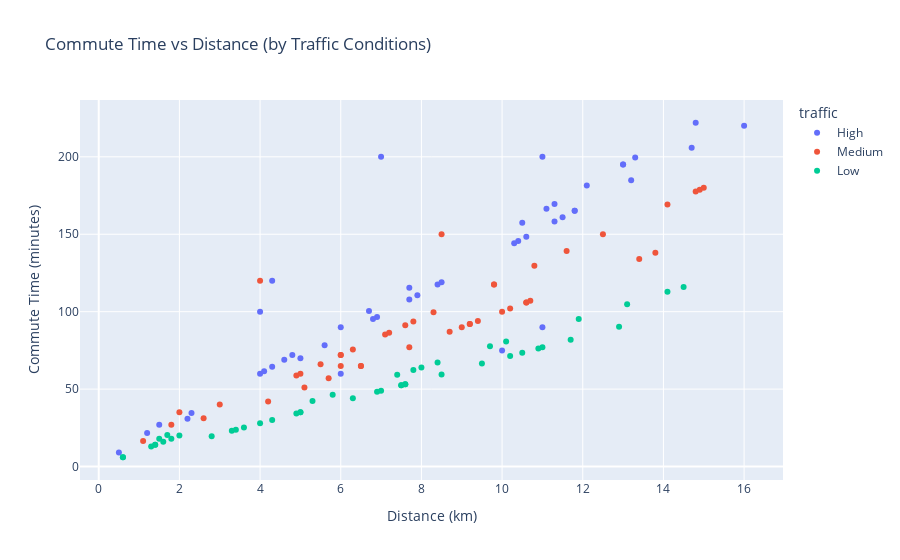

Notebook code cell kept with this figure:
### Markdown cell above
# Bivariate Analysis

### Code cell
# Commute Time vs Distance Scatter Plot
fig = px.scatter(df, x='distance_(km)', y='commute_time_(min)', color='traffic',
                 title='Commute Time vs Distance (by Traffic Conditions)',
                 labels={'distance_(km)': 'Distance (km)', 'commute_time_(min)': 'Commute Time (minutes)'},
                 hover_data=['mode_of_transportation'])
fig.show()

### Figure 1 — Plotly figure (JSON) as saved in the notebook; plotly's stock layout.template omitted (floating-point values rounded to 4 significant figures)
{"data": [{"customdata": [["bus"], ["bus"], ["car"], ["car"], ["car"], ["car"], ["bus"], ["bus"], ["car"], ["rickshaw"], ["car"], ["car"], ["rickshaw"], ["bus"], ["bus"], ["bus"], ["bus"], ["car"], ["bus"], ["bus"], ["car"], ["bus"], ["car"], ["car"], ["bus"], ["car"], ["car"], ["rickshaw"], ["car"], ["car"], ["bus"], ["bus"], ["car"], ["bus"], ["bus"], ["car"], ["bus"], ["bus"], ["bus"], ["bus"], ["bus"], ["bus"], ["car"], ["bus"], ["car"], ["bus"]], "hovertemplate": "traffic=High<br>Distance (km)=%{x}<br>Commute Time (minutes)=%{y}<br>mode_of_transportation=%{customdata[0]}<extra></extra>", "legendgroup": "High", "marker": {"color": "#636efa", "symbol": "circle"}, "mode": "markers", "name": "High", "orientation": "v", "showlegend": true, "type": "scatter", "x": [12.1, 4, 7.9, 5, 8.4, 6.9, 13, 4.8, 11.5, 1.2, 7.7, 13.2, 1.5, 2.3, 6.7, 4.3, 6.8, 11.8, 7.7, 13, 8.5, 4.6, 5.6, 14.7, 4.1, 10.4, 2.2, 0.5, 11.8, 10.6, 14.8, 11.1, 10.3, 10.5, 11.3, 11.3, 13.3, 11, 4.3, 4, 16, 6, 10, 6, 11, 7], "xaxis": "x", "y": [181.5, 60, 110.6, 70, 117.6, 96.6, 195, 72, 161, 21.6, 107.8, 184.8, 27, 34.5, 100.5, 64.5, 95.2, 165.2, 115.5, 195, 119, 69, 78.4, 205.8, 61.5, 145.6, 30.8, 9, 165.2, 148.4, 222, 166.5, 144.2, 157.5, 169.5, 158.2, 199.5, 200, 120, 100, 220, 60, 75, 90, 90, 200], "yaxis": "y"}, {"customdata": [["car"], ["bus"], ["bus"], ["car"], ["bus"], ["bus"], ["bus"], ["bus"], ["car"], ["bus"], ["bus"], ["bus"], ["rickshaw"], ["car"], ["bus"], ["bus"], ["rickshaw"], ["car"], ["bus"], ["car"], ["car"], ["bus"], ["car"], ["bus"], ["bus"], ["bus"], ["car"], ["car"], ["bus"], ["bus"], ["bus"], ["bus"], ["bus"], ["car"], ["car"], ["car"], ["bus"], ["bus"], ["bus"], ["bus"], ["bus"], ["rickshaw"], ["bus"], ["bus"], ["bus"], ["bus"]], "hovertemplate": "traffic=Medium<br>Distance (km)=%{x}<br>Commute Time (minutes)=%{y}<br>mode_of_transportation=%{customdata[0]}<extra></extra>", "legendgroup": "Medium", "marker": {"color": "#EF553B", "symbol": "circle"}, "mode": "markers", "name": "Medium", "orientation": "v", "showlegend": true, "type": "scatter", "x": [10.2, 7.8, 11.6, 9.2, 9.8, 4.9, 6.3, 2.6, 9.2, 6, 10.8, 7.6, 1.8, 10.6, 5.1, 14.9, 1.1, 6.5, 8.3, 10.6, 10, 12.5, 10.7, 14.1, 4.2, 6, 5.7, 9.4, 9.8, 5.5, 7.2, 7.7, 13.8, 6.5, 8.7, 13.4, 7.1, 14.8, 4, 6, 9, 2, 5, 3, 15, 8.5], "xaxis": "x", "y": [102, 93.6, 139.2, 92, 117.6, 58.8, 75.6, 31.2, 92, 72, 129.6, 91.2, 27, 106, 51, 178.8, 16.5, 65, 99.6, 106, 100, 150, 107, 169.2, 42, 72, 57, 94, 117.6, 66, 86.4, 77, 138, 65, 87, 134, 85.2, 177.6, 120, 65, 90, 35, 60, 40, 180, 150], "yaxis": "y"}, {"customdata": [["car"], ["bus"], ["car"], ["walk"], ["car"], ["car"], ["bus"], ["car"], ["walk"], ["bus"], ["walk"], ["car"], ["walk"], ["bus"], ["bus"], ["rickshaw"], ["bus"], ["bus"], ["bus"], ["bus"], ["bus"], ["bus"], ["bus"], ["car"], ["car"], ["walk"], ["walk"], ["walk"], ["bus"], ["bus"], ["bus"], ["car"], ["bus"], ["bus"], ["bus"], ["bus"], ["rickshaw"], ["car"], ["car"], ["car"], ["car"], ["car"], ["bus"], ["bus"], ["car"], ["walk"]], "hovertemplate": "traffic=Low<br>Distance (km)=%{x}<br>Commute Time (minutes)=%{y}<br>mode_of_transportation=%{customdata[0]}<extra></extra>", "legendgroup": "Low", "marker": {"color": "#00cc96", "symbol": "circle"}, "mode": "markers", "name": "Low", "orientation": "v", "showlegend": true, "type": "scatter", "x": [12.9, 7.6, 11.7, 0.6, 4.9, 6.3, 9.7, 3.4, 1.4, 10.1, 1.6, 2.8, 0.6, 13.1, 5.8, 1.7, 5, 8.5, 10.9, 10.2, 3.3, 5.3, 7.4, 10.5, 11, 1.3, 1.4, 1.8, 5, 11.9, 8.4, 4.3, 14.1, 9.5, 3.6, 14.5, 1.5, 7, 7.6, 7.5, 7.5, 4, 8, 7.8, 6.9, 2], "xaxis": "x", "y": [90.3, 53.2, 81.9, 6, 34.3, 44.1, 77.6, 23.8, 14, 80.8, 16, 19.6, 6, 104.8, 46.4, 20.4, 35, 59.5, 76.3, 71.4, 23.1, 42.4, 59.2, 73.5, 77, 13, 14, 18, 35, 95.2, 67.2, 30.1, 112.8, 66.5, 25.2, 116, 18, 49, 53.2, 52.5, 52.5, 28, 64, 62.4, 48.3, 20], "yaxis": "y"}], "layout": {"legend": {"title": {"text": "traffic"}, "tracegroupgap": 0}, "title": {"text": "Commute Time vs Distance (by Traffic Conditions)"}, "xaxis": {"anchor": "y", "domain": [0, 1], "title": {"text": "Distance (km)"}}, "yaxis": {"anchor": "x", "domain": [0, 1], "title": {"text": "Commute Time (minutes)"}}}}
